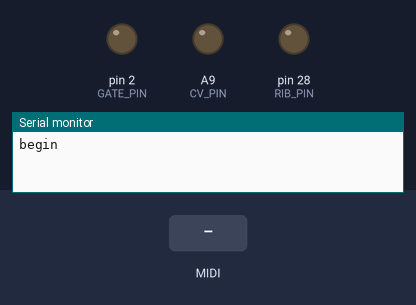
Simulated run of this sketch. Board: Teensy 4. On the bench: output pins drawn as LEDs (lit = HIGH), the last lines printed to the serial monitor. The test bench sets the inputs (shaded band).

Above: at 1.2 s.
1.3 s: MIDI note 36 received
At 1.45 s:
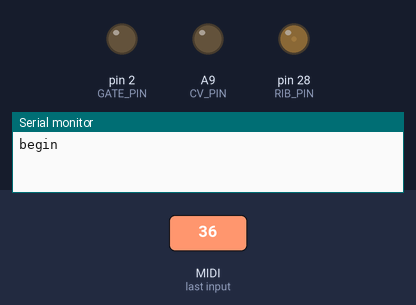
3.1 s: MIDI note 64 received
At 3.25 s:
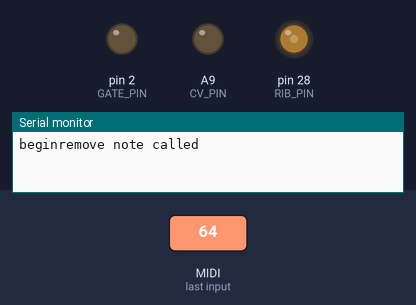
Timing chart, 0 to 6.1 s (numbered marks = the images above; inputs shaded):
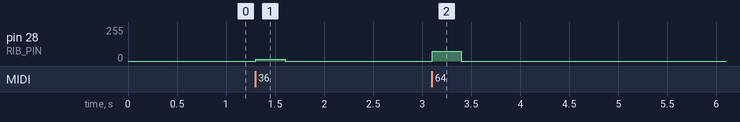

Measured:
- after the input at 1.3 s, pin 28 (RIB_PIN): 0/255 → 15/255 at once, → 0/255 0.30 s later
- after the input at 3.1 s, pin 28 (RIB_PIN): 0/255 → 75/255 at once, → 0/255 0.30 s later

The sketch:

monotron_hack.ino
```cpp
#define MAX_NOTES 12

const uint8_t RIB_PIN = A14;
const uint8_t CV_PIN = A9;
const uint8_t GATE_PIN = 2;
const uint8_t LOWEST_NOTE = 9;
const uint16_t interval_ = 255 / 16;  // TODO: use 12 bit DAC values

bool GATE = false;
uint8_t CV = 0;


class NoteStack {
  private:
    int top = -1;
    uint8_t arr[MAX_NOTES];
    void remove(int idx) {
      Serial.print("calling remove\n");
      if (idx > -1) {
          for (int i = idx; i < this->top; i++) {
              this->arr[i] = this->arr[i+1];
          }
          this->top--;
      }
    };

  public:
    NoteStack() {};
    bool empty() { return this->top < 0; }
    uint8_t topnote() {
      if (this->top > -1) {
        return this->arr[this->top];
      }
    }
    // TODO: convert to string?
    void print() {
        Serial.print("NoteStack - top: ");
        Serial.print(this->top);
        Serial.print(" notes: ");
        for (int i = 0; i <= this->top; i++) {
            Serial.print(this->arr[i]);
            Serial.print(" ");
        }
    }
    void addNote(uint8_t note) {
        // if full, remove bottom note on stack
        if (this->top >= MAX_NOTES) {
            this->remove(0);
        }
        this->top++;
        this->arr[this->top] = note;
    };
    void removeNote(uint8_t note) {
        Serial.print("remove note called\n");
        if (this->top < 0) {
//            Serial.print("remove called on empty\n");
        }
        // check if top for speed
        else if (note == this->arr[this->top]) {
//            Serial.print("remove called on top note match\n");
            this->top--;
        } else {
//            Serial.print("remove called on middle search match\n");
            // find note index
            int idx = -1;
            for (int i = 0; i < this->top; i++) {
                if (this->arr[i] == note) {
                    idx = i;
                    break;
                }
            }
            this->remove(idx);
        }
    }
};

NoteStack notes = NoteStack();

void SOnNoteOn(byte channel, byte note, byte velocity)
{
    uint8_t wrpdnote = note % 12;
//    Serial.print("wrapped note: ");
//    Serial.print(wrpdnote);
//    Serial.println();
    notes.addNote(wrpdnote);
//    notes.print();
}

void SOnNoteOff(byte channel, byte note, byte velocity)
{
    uint8_t wrpdnote = note % 12;
//    Serial.print("wrapped note: ");
//    Serial.print(wrpdnote);
//    Serial.println();
//    Serial.print("note off\n");
    notes.removeNote(wrpdnote);
//    notes.print();
}

void setup() {
  usbMIDI.setHandleNoteOn(SOnNoteOn);
  usbMIDI.setHandleNoteOff(SOnNoteOff);
  //Initiate Serial communication.
  Serial.begin(9600);
  Serial.write("begin");
  pinMode(RIB_PIN, OUTPUT);
  pinMode(CV_PIN, OUTPUT);
  pinMode(GATE_PIN, OUTPUT);
}

void loop() {
  // put your main code here, to run repeatedly:
  usbMIDI.read();
  if (!notes.empty()) {
      uint8_t cnote = notes.topnote();
      analogWrite(RIB_PIN, (cnote * interval_) + interval_);
  } else {
      analogWrite(RIB_PIN, 0);
  }
}
```
